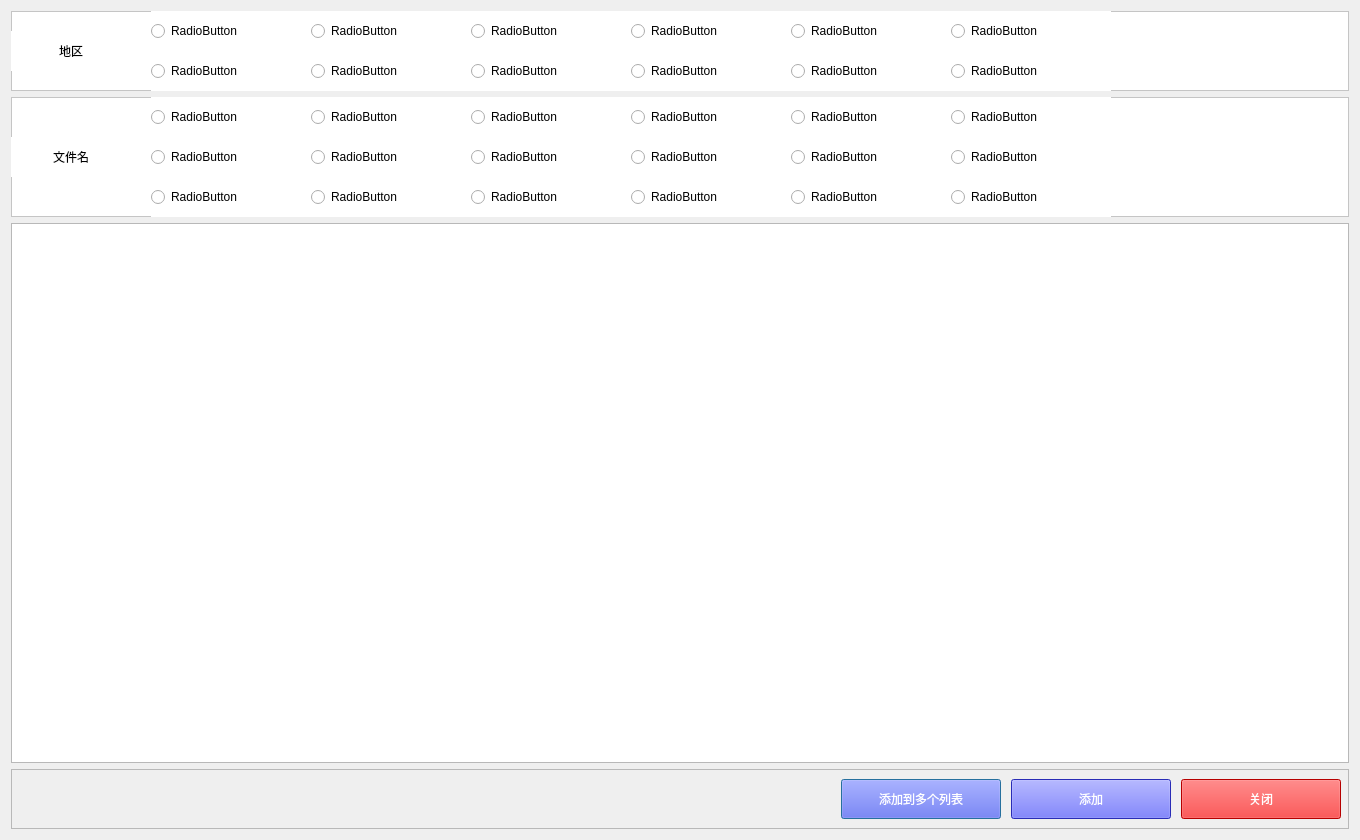
<?xml version="1.0" encoding="UTF-8"?>
<ui version="4.0">
 <class>Dialog</class>
 <widget class="QDialog" name="Dialog">
  <property name="geometry">
   <rect>
    <x>0</x>
    <y>0</y>
    <width>1360</width>
    <height>840</height>
   </rect>
  </property>
  <property name="minimumSize">
   <size>
    <width>1360</width>
    <height>0</height>
   </size>
  </property>
  <property name="maximumSize">
   <size>
    <width>1360</width>
    <height>16777215</height>
   </size>
  </property>
  <property name="windowTitle">
   <string>Dialog</string>
  </property>
  <layout class="QFormLayout" name="formLayout">
   <item row="0" column="0" colspan="2">
    <layout class="QVBoxLayout" name="verticalLayout">
     <item>
      <widget class="QFrame" name="frame_2">
       <property name="minimumSize">
        <size>
         <width>0</width>
         <height>80</height>
        </size>
       </property>
       <property name="maximumSize">
        <size>
         <width>16777215</width>
         <height>80</height>
        </size>
       </property>
       <property name="styleSheet">
        <string notr="true">background-color: rgb(255, 255, 255);</string>
       </property>
       <property name="frameShape">
        <enum>QFrame::StyledPanel</enum>
       </property>
       <property name="frameShadow">
        <enum>QFrame::Raised</enum>
       </property>
       <widget class="QRadioButton" name="language_radio_7">
        <property name="geometry">
         <rect>
          <x>620</x>
          <y>0</y>
          <width>160</width>
          <height>40</height>
         </rect>
        </property>
        <property name="styleSheet">
         <string notr="true">font: 10pt &quot;微软雅黑&quot;;</string>
        </property>
        <property name="text">
         <string>RadioButton</string>
        </property>
       </widget>
       <widget class="QRadioButton" name="language_radio_4">
        <property name="geometry">
         <rect>
          <x>300</x>
          <y>40</y>
          <width>160</width>
          <height>40</height>
         </rect>
        </property>
        <property name="styleSheet">
         <string notr="true">font: 10pt &quot;微软雅黑&quot;;</string>
        </property>
        <property name="text">
         <string>RadioButton</string>
        </property>
       </widget>
       <widget class="QRadioButton" name="language_radio_6">
        <property name="geometry">
         <rect>
          <x>460</x>
          <y>40</y>
          <width>160</width>
          <height>40</height>
         </rect>
        </property>
        <property name="styleSheet">
         <string notr="true">font: 10pt &quot;微软雅黑&quot;;</string>
        </property>
        <property name="text">
         <string>RadioButton</string>
        </property>
       </widget>
       <widget class="QRadioButton" name="language_radio_8">
        <property name="geometry">
         <rect>
          <x>620</x>
          <y>40</y>
          <width>160</width>
          <height>40</height>
         </rect>
        </property>
        <property name="styleSheet">
         <string notr="true">font: 10pt &quot;微软雅黑&quot;;</string>
        </property>
        <property name="text">
         <string>RadioButton</string>
        </property>
       </widget>
       <widget class="QRadioButton" name="language_radio_3">
        <property name="geometry">
         <rect>
          <x>300</x>
          <y>0</y>
          <width>160</width>
          <height>40</height>
         </rect>
        </property>
        <property name="styleSheet">
         <string notr="true">font: 10pt &quot;微软雅黑&quot;;</string>
        </property>
        <property name="text">
         <string>RadioButton</string>
        </property>
       </widget>
       <widget class="QRadioButton" name="language_radio_11">
        <property name="geometry">
         <rect>
          <x>940</x>
          <y>0</y>
          <width>160</width>
          <height>40</height>
         </rect>
        </property>
        <property name="styleSheet">
         <string notr="true">font: 10pt &quot;微软雅黑&quot;;</string>
        </property>
        <property name="text">
         <string>RadioButton</string>
        </property>
       </widget>
       <widget class="QRadioButton" name="language_radio_9">
        <property name="geometry">
         <rect>
          <x>780</x>
          <y>0</y>
          <width>160</width>
          <height>40</height>
         </rect>
        </property>
        <property name="styleSheet">
         <string notr="true">font: 10pt &quot;微软雅黑&quot;;</string>
        </property>
        <property name="text">
         <string>RadioButton</string>
        </property>
       </widget>
       <widget class="QRadioButton" name="language_radio_10">
        <property name="geometry">
         <rect>
          <x>780</x>
          <y>40</y>
          <width>160</width>
          <height>40</height>
         </rect>
        </property>
        <property name="styleSheet">
         <string notr="true">font: 10pt &quot;微软雅黑&quot;;</string>
        </property>
        <property name="text">
         <string>RadioButton</string>
        </property>
       </widget>
       <widget class="QRadioButton" name="language_radio_1">
        <property name="geometry">
         <rect>
          <x>140</x>
          <y>0</y>
          <width>160</width>
          <height>40</height>
         </rect>
        </property>
        <property name="styleSheet">
         <string notr="true">font: 10pt &quot;微软雅黑&quot;;</string>
        </property>
        <property name="text">
         <string>RadioButton</string>
        </property>
       </widget>
       <widget class="QRadioButton" name="language_radio_12">
        <property name="geometry">
         <rect>
          <x>940</x>
          <y>40</y>
          <width>160</width>
          <height>40</height>
         </rect>
        </property>
        <property name="styleSheet">
         <string notr="true">font: 10pt &quot;微软雅黑&quot;;</string>
        </property>
        <property name="text">
         <string>RadioButton</string>
        </property>
       </widget>
       <widget class="QLabel" name="language_title_2">
        <property name="geometry">
         <rect>
          <x>0</x>
          <y>20</y>
          <width>120</width>
          <height>40</height>
         </rect>
        </property>
        <property name="sizePolicy">
         <sizepolicy hsizetype="Preferred" vsizetype="Preferred">
          <horstretch>0</horstretch>
          <verstretch>0</verstretch>
         </sizepolicy>
        </property>
        <property name="minimumSize">
         <size>
          <width>120</width>
          <height>40</height>
         </size>
        </property>
        <property name="maximumSize">
         <size>
          <width>120</width>
          <height>40</height>
         </size>
        </property>
        <property name="styleSheet">
         <string notr="true">font: 10pt &quot;微软雅黑&quot;;
background-color: rgb(255, 255, 255);</string>
        </property>
        <property name="text">
         <string>地区</string>
        </property>
        <property name="alignment">
         <set>Qt::AlignCenter</set>
        </property>
       </widget>
       <widget class="QRadioButton" name="language_radio_2">
        <property name="geometry">
         <rect>
          <x>140</x>
          <y>40</y>
          <width>160</width>
          <height>40</height>
         </rect>
        </property>
        <property name="styleSheet">
         <string notr="true">font: 10pt &quot;微软雅黑&quot;;</string>
        </property>
        <property name="text">
         <string>RadioButton</string>
        </property>
       </widget>
       <widget class="QRadioButton" name="language_radio_5">
        <property name="geometry">
         <rect>
          <x>460</x>
          <y>0</y>
          <width>160</width>
          <height>40</height>
         </rect>
        </property>
        <property name="styleSheet">
         <string notr="true">font: 10pt &quot;微软雅黑&quot;;</string>
        </property>
        <property name="text">
         <string>RadioButton</string>
        </property>
       </widget>
      </widget>
     </item>
     <item>
      <widget class="QFrame" name="frame_3">
       <property name="minimumSize">
        <size>
         <width>0</width>
         <height>120</height>
        </size>
       </property>
       <property name="maximumSize">
        <size>
         <width>16777215</width>
         <height>120</height>
        </size>
       </property>
       <property name="styleSheet">
        <string notr="true">background-color: rgb(255, 255, 255);</string>
       </property>
       <property name="frameShape">
        <enum>QFrame::StyledPanel</enum>
       </property>
       <property name="frameShadow">
        <enum>QFrame::Raised</enum>
       </property>
       <widget class="QRadioButton" name="file_name_radio_10">
        <property name="geometry">
         <rect>
          <x>620</x>
          <y>40</y>
          <width>160</width>
          <height>40</height>
         </rect>
        </property>
        <property name="styleSheet">
         <string notr="true">font: 10pt &quot;微软雅黑&quot;;</string>
        </property>
        <property name="text">
         <string>RadioButton</string>
        </property>
       </widget>
       <widget class="QLabel" name="file_name_title_2">
        <property name="geometry">
         <rect>
          <x>0</x>
          <y>40</y>
          <width>120</width>
          <height>40</height>
         </rect>
        </property>
        <property name="minimumSize">
         <size>
          <width>120</width>
          <height>40</height>
         </size>
        </property>
        <property name="maximumSize">
         <size>
          <width>120</width>
          <height>40</height>
         </size>
        </property>
        <property name="styleSheet">
         <string notr="true">font: 10pt &quot;微软雅黑&quot;;
background-color: rgb(255, 255, 255);</string>
        </property>
        <property name="text">
         <string>文件名</string>
        </property>
        <property name="alignment">
         <set>Qt::AlignCenter</set>
        </property>
       </widget>
       <widget class="QRadioButton" name="file_name_radio_3">
        <property name="geometry">
         <rect>
          <x>460</x>
          <y>0</y>
          <width>160</width>
          <height>40</height>
         </rect>
        </property>
        <property name="styleSheet">
         <string notr="true">font: 10pt &quot;微软雅黑&quot;;</string>
        </property>
        <property name="text">
         <string>RadioButton</string>
        </property>
       </widget>
       <widget class="QRadioButton" name="file_name_radio_1">
        <property name="geometry">
         <rect>
          <x>140</x>
          <y>0</y>
          <width>160</width>
          <height>40</height>
         </rect>
        </property>
        <property name="styleSheet">
         <string notr="true">font: 10pt &quot;微软雅黑&quot;;</string>
        </property>
        <property name="text">
         <string>RadioButton</string>
        </property>
       </widget>
       <widget class="QRadioButton" name="file_name_radio_9">
        <property name="geometry">
         <rect>
          <x>460</x>
          <y>40</y>
          <width>160</width>
          <height>40</height>
         </rect>
        </property>
        <property name="styleSheet">
         <string notr="true">font: 10pt &quot;微软雅黑&quot;;</string>
        </property>
        <property name="text">
         <string>RadioButton</string>
        </property>
       </widget>
       <widget class="QRadioButton" name="file_name_radio_7">
        <property name="geometry">
         <rect>
          <x>140</x>
          <y>40</y>
          <width>160</width>
          <height>40</height>
         </rect>
        </property>
        <property name="styleSheet">
         <string notr="true">font: 10pt &quot;微软雅黑&quot;;</string>
        </property>
        <property name="text">
         <string>RadioButton</string>
        </property>
       </widget>
       <widget class="QRadioButton" name="file_name_radio_6">
        <property name="geometry">
         <rect>
          <x>940</x>
          <y>0</y>
          <width>160</width>
          <height>40</height>
         </rect>
        </property>
        <property name="styleSheet">
         <string notr="true">font: 10pt &quot;微软雅黑&quot;;</string>
        </property>
        <property name="text">
         <string>RadioButton</string>
        </property>
       </widget>
       <widget class="QRadioButton" name="file_name_radio_4">
        <property name="geometry">
         <rect>
          <x>620</x>
          <y>0</y>
          <width>160</width>
          <height>40</height>
         </rect>
        </property>
        <property name="styleSheet">
         <string notr="true">font: 10pt &quot;微软雅黑&quot;;</string>
        </property>
        <property name="text">
         <string>RadioButton</string>
        </property>
       </widget>
       <widget class="QRadioButton" name="file_name_radio_5">
        <property name="geometry">
         <rect>
          <x>780</x>
          <y>0</y>
          <width>160</width>
          <height>40</height>
         </rect>
        </property>
        <property name="styleSheet">
         <string notr="true">font: 10pt &quot;微软雅黑&quot;;</string>
        </property>
        <property name="text">
         <string>RadioButton</string>
        </property>
       </widget>
       <widget class="QRadioButton" name="file_name_radio_8">
        <property name="geometry">
         <rect>
          <x>300</x>
          <y>40</y>
          <width>160</width>
          <height>40</height>
         </rect>
        </property>
        <property name="styleSheet">
         <string notr="true">font: 10pt &quot;微软雅黑&quot;;</string>
        </property>
        <property name="text">
         <string>RadioButton</string>
        </property>
       </widget>
       <widget class="QRadioButton" name="file_name_radio_2">
        <property name="geometry">
         <rect>
          <x>300</x>
          <y>0</y>
          <width>160</width>
          <height>40</height>
         </rect>
        </property>
        <property name="styleSheet">
         <string notr="true">font: 10pt &quot;微软雅黑&quot;;</string>
        </property>
        <property name="text">
         <string>RadioButton</string>
        </property>
       </widget>
       <widget class="QRadioButton" name="file_name_radio_12">
        <property name="geometry">
         <rect>
          <x>940</x>
          <y>40</y>
          <width>160</width>
          <height>40</height>
         </rect>
        </property>
        <property name="styleSheet">
         <string notr="true">font: 10pt &quot;微软雅黑&quot;;</string>
        </property>
        <property name="text">
         <string>RadioButton</string>
        </property>
       </widget>
       <widget class="QRadioButton" name="file_name_radio_11">
        <property name="geometry">
         <rect>
          <x>780</x>
          <y>40</y>
          <width>160</width>
          <height>40</height>
         </rect>
        </property>
        <property name="styleSheet">
         <string notr="true">font: 10pt &quot;微软雅黑&quot;;</string>
        </property>
        <property name="text">
         <string>RadioButton</string>
        </property>
       </widget>
       <widget class="QRadioButton" name="file_name_radio_13">
        <property name="geometry">
         <rect>
          <x>140</x>
          <y>80</y>
          <width>160</width>
          <height>40</height>
         </rect>
        </property>
        <property name="styleSheet">
         <string notr="true">font: 10pt &quot;微软雅黑&quot;;</string>
        </property>
        <property name="text">
         <string>RadioButton</string>
        </property>
       </widget>
       <widget class="QRadioButton" name="file_name_radio_14">
        <property name="geometry">
         <rect>
          <x>300</x>
          <y>80</y>
          <width>160</width>
          <height>40</height>
         </rect>
        </property>
        <property name="styleSheet">
         <string notr="true">font: 10pt &quot;微软雅黑&quot;;</string>
        </property>
        <property name="text">
         <string>RadioButton</string>
        </property>
       </widget>
       <widget class="QRadioButton" name="file_name_radio_15">
        <property name="geometry">
         <rect>
          <x>460</x>
          <y>80</y>
          <width>160</width>
          <height>40</height>
         </rect>
        </property>
        <property name="styleSheet">
         <string notr="true">font: 10pt &quot;微软雅黑&quot;;</string>
        </property>
        <property name="text">
         <string>RadioButton</string>
        </property>
       </widget>
       <widget class="QRadioButton" name="file_name_radio_16">
        <property name="geometry">
         <rect>
          <x>620</x>
          <y>80</y>
          <width>160</width>
          <height>40</height>
         </rect>
        </property>
        <property name="styleSheet">
         <string notr="true">font: 10pt &quot;微软雅黑&quot;;</string>
        </property>
        <property name="text">
         <string>RadioButton</string>
        </property>
       </widget>
       <widget class="QRadioButton" name="file_name_radio_17">
        <property name="geometry">
         <rect>
          <x>780</x>
          <y>80</y>
          <width>160</width>
          <height>40</height>
         </rect>
        </property>
        <property name="styleSheet">
         <string notr="true">font: 10pt &quot;微软雅黑&quot;;</string>
        </property>
        <property name="text">
         <string>RadioButton</string>
        </property>
       </widget>
       <widget class="QRadioButton" name="file_name_radio_18">
        <property name="geometry">
         <rect>
          <x>940</x>
          <y>80</y>
          <width>160</width>
          <height>40</height>
         </rect>
        </property>
        <property name="styleSheet">
         <string notr="true">font: 10pt &quot;微软雅黑&quot;;</string>
        </property>
        <property name="text">
         <string>RadioButton</string>
        </property>
       </widget>
      </widget>
     </item>
     <item>
      <widget class="QTableWidget" name="tableWidget"/>
     </item>
     <item>
      <widget class="QFrame" name="frame">
       <property name="minimumSize">
        <size>
         <width>0</width>
         <height>60</height>
        </size>
       </property>
       <property name="maximumSize">
        <size>
         <width>16777215</width>
         <height>60</height>
        </size>
       </property>
       <property name="frameShape">
        <enum>QFrame::StyledPanel</enum>
       </property>
       <property name="frameShadow">
        <enum>QFrame::Raised</enum>
       </property>
       <widget class="QPushButton" name="add_multiple">
        <property name="geometry">
         <rect>
          <x>830</x>
          <y>10</y>
          <width>160</width>
          <height>40</height>
         </rect>
        </property>
        <property name="minimumSize">
         <size>
          <width>0</width>
          <height>0</height>
         </size>
        </property>
        <property name="styleSheet">
         <string notr="true">font: 12pt &quot;微软雅黑&quot;;
color: rgb(255, 255, 255);
background-color: rgb(57, 61, 255);</string>
        </property>
        <property name="text">
         <string>添加到多个列表</string>
        </property>
       </widget>
       <widget class="QPushButton" name="add">
        <property name="geometry">
         <rect>
          <x>1000</x>
          <y>10</y>
          <width>160</width>
          <height>40</height>
         </rect>
        </property>
        <property name="minimumSize">
         <size>
          <width>0</width>
          <height>0</height>
         </size>
        </property>
        <property name="styleSheet">
         <string notr="true">font: 12pt &quot;微软雅黑&quot;;
color: rgb(255, 255, 255);
background-color: rgb(57, 61, 255);</string>
        </property>
        <property name="text">
         <string>添加</string>
        </property>
       </widget>
       <widget class="QPushButton" name="close_button">
        <property name="geometry">
         <rect>
          <x>1170</x>
          <y>10</y>
          <width>160</width>
          <height>40</height>
         </rect>
        </property>
        <property name="minimumSize">
         <size>
          <width>0</width>
          <height>0</height>
         </size>
        </property>
        <property name="styleSheet">
         <string notr="true">font: 12pt &quot;微软雅黑&quot;;
color: rgb(255, 255, 255);
background-color: rgb(255, 0, 0);</string>
        </property>
        <property name="text">
         <string>关闭</string>
        </property>
       </widget>
      </widget>
     </item>
    </layout>
   </item>
  </layout>
 </widget>
 <resources/>
 <connections/>
</ui>
